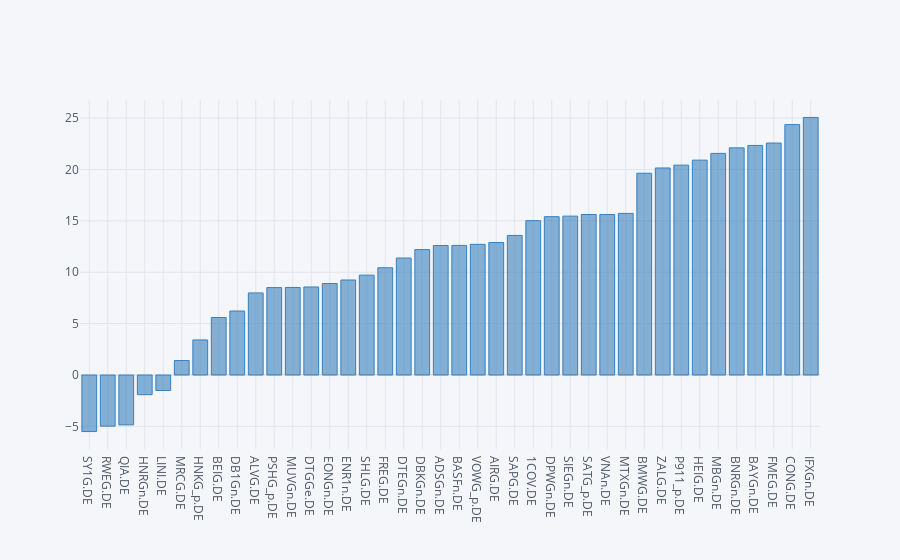

The code cell stored with this chart in its notebook:
### Code cell
dax.set_index('Instrument')['YTD Total Return'].sort_values().iplot(kind='bar', color='blue')

### Figure 1 — Plotly figure (JSON) as saved in the notebook; plotly's stock layout.template omitted (floating-point values rounded to 4 significant figures)
{"data": [{"marker": {"color": "rgba(55, 128, 191, 0.6)", "line": {"color": "rgba(55, 128, 191, 1.0)", "width": 1}}, "name": "YTD Total Return", "orientation": "v", "text": "", "type": "bar", "x": ["SY1G.DE", "RWEG.DE", "QIA.DE", "HNRGn.DE", "LINI.DE", "MRCG.DE", "HNKG_p.DE", "BEIG.DE", "DB1Gn.DE", "ALVG.DE", "PSHG_p.DE", "MUVGn.DE", "DTGGe.DE", "EONGn.DE", "ENR1n.DE", "SHLG.DE", "FREG.DE", "DTEGn.DE", "DBKGn.DE", "ADSGn.DE", "BASFn.DE", "VOWG_p.DE", "AIRG.DE", "SAPG.DE", "1COV.DE", "DPWGn.DE", "SIEGn.DE", "SATG_p.DE", "VNAn.DE", "MTXGn.DE", "BMWG.DE", "ZALG.DE", "P911_p.DE", "HEIG.DE", "MBGn.DE", "BNRGn.DE", "BAYGn.DE", "FMEG.DE", "CONG.DE", "IFXGn.DE"], "y": [-5.499, -4.977, -4.85, -1.914, -1.506, 1.41, 3.414, 5.597, 6.227, 7.989, 8.509, 8.52, 8.568, 8.903, 9.246, 9.719, 10.44, 11.39, 12.2, 12.6, 12.61, 12.71, 12.89, 13.58, 15.02, 15.41, 15.46, 15.62, 15.62, 15.73, 19.63, 20.14, 20.42, 20.91, 21.56, 22.1, 22.34, 22.57, 24.37, 25.06]}], "layout": {"legend": {"bgcolor": "#F5F6F9", "font": {"color": "#4D5663"}}, "paper_bgcolor": "#F5F6F9", "plot_bgcolor": "#F5F6F9", "title": {"font": {"color": "#4D5663"}}, "xaxis": {"gridcolor": "#E1E5ED", "showgrid": true, "tickfont": {"color": "#4D5663"}, "title": {"font": {"color": "#4D5663"}, "text": ""}, "zerolinecolor": "#E1E5ED"}, "yaxis": {"gridcolor": "#E1E5ED", "showgrid": true, "tickfont": {"color": "#4D5663"}, "title": {"font": {"color": "#4D5663"}, "text": ""}, "zerolinecolor": "#E1E5ED"}}}
